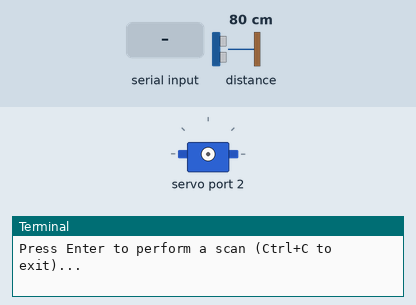
Simulated run of this program. Board: Raspberry Pi (BCM pin numbers) with a GoPiGo robot board. On the bench: servo, the last lines printed to the terminal. The test bench sets the inputs (shaded band); at power-on: distance to the obstacle 80 cm. M1 is the left motor and M2 the right.

Above: at 1.2 s.
1.3 s: "5" typed at the terminal, then Enter
At 1.64 s:
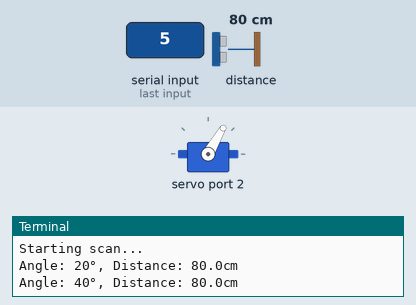
At 2.8 s:
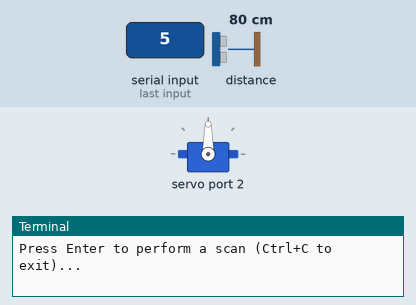
4.3 s: "90" typed at the terminal, then Enter
At 4.5 s:
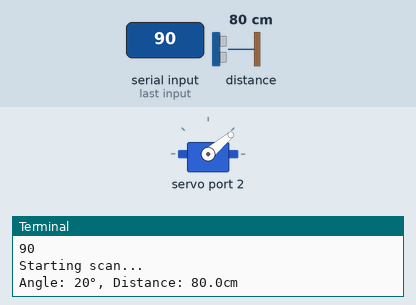
Timing chart, 0 to 7.3 s (numbered marks = the images above; inputs shaded):
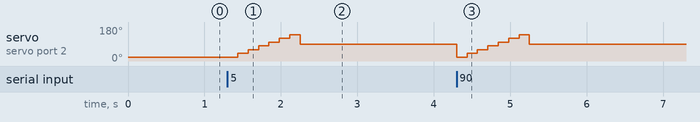

Measured:
- after the input at 1.3 s, servo on servo port 2: rises from 20° to 140° in 0.68 s, then falls to 90° in 0.14 s
- after the input at 4.3 s, servo on servo port 2: 90° → 20° at once, → 40° 0.14 s later, → 60° 0.14 s later, → 80° 0.14 s later, … (8 changes in this stretch)

The program:

radar_cli.py
```python
# Import required libraries
from easygopigo3 import EasyGoPiGo3  # Import the GoPiGo3 robot control library
import time  # Import time library for adding delays
import math  # Import math library for trigonometric calculations
LEFT = 20
RIGHT = 160
CENTER = 85


class DistanceScanner:
    # This class handles all the scanning functionality for the GoPiGo3 robot
    def __init__(self):
        # This is the constructor method - it runs when we create a new DistanceScanner object

        # Create a GoPiGo3 object to control the robot
        self.gpg = EasyGoPiGo3()

        # Initialize the distance sensor on port AD1
        # The distance sensor measures how far away objects are
        self.distance_sensor = self.gpg.init_distance_sensor("AD1")

        # Initialize the servo motor on port SERVO2
        # The servo motor will rotate the distance sensor to different angles
        self.servo2 = self.gpg.init_servo("SERVO2")

        # Set up scanning parameters
        # range(20, 160, 20) creates a sequence: 20, 40, 60, 80, 100, 120, 140
        # These are the angles (in degrees) where the servo will take measurements
        self.scan_range = range(LEFT, RIGHT, LEFT)

        # Time to wait after moving servo (in seconds)
        # This gives the servo time to reach its position
        self.servo_delay = 0.1

        # Create an empty list to store scan results
        self.scan_results = []

# --------------------------- MOVE SERVO --------------------------------- #
    def move_servo(self, angle):
        """Move servo to specified angle and wait for it to reach position"""
        # Tell the servo motor to move to the specified angle
        self.servo2.rotate_servo(angle)
        # Wait for the servo to reach its position
        time.sleep(self.servo_delay)

# --------------------------TAKE MEASUREMENT ----------------------------- #
    def take_measurement(self):
        """Take a distance measurement and return it in centimeters"""
        # Read distance in millimeters and convert to centimeters by dividing by 10
        return self.distance_sensor.read_mm() / 10

# ------------------------ PERFORM SCAN ---------------------------------- #
    def perform_scan(self):
        """Perform a full scan and store results"""
        # Clear any previous scan results
        self.scan_results = []

        print("Starting scan...")
        # For each angle in our scan range
        for angle in self.scan_range:
            # Move the servo to the current angle
            self.move_servo(angle)

            # Take a distance measurement
            distance = self.take_measurement()

            # Store the angle and distance in our results list
            # Each result is stored as a dictionary with 'angle' and 'distance' keys
            self.scan_results.append({
                'angle': angle,
                'distance': distance
            })

            # Print the current measurement
            print(f"Angle: {angle}°, Distance: {distance:.1f}cm")

        # After scanning, return servo to center position (90 degrees)
        self.move_servo(90)

# ------------------ PRINT _ ASCII VISUALIZATION ------------------------- #
    def print_ascii_visualization(self):
        """Create a simple ASCII visualization of the scan results"""
        # Print explanation of the visualization
        print("\nScan Visualization (top-down view):")
        print("Robot is at 'R', * represents detected objects")
        print("Each character represents approximately 20cm\n")

        # Create a 2D grid for our visualization
        width = 41  # Must be odd to have a center point
        height = 21
        # Create empty grid filled with spaces
        grid = [[' ' for _ in range(width)] for _ in range(height)]

        # Calculate center position for robot
        center_x = width // 2  # Center horizontally
        center_y = height - 1  # Bottom row
        # Place robot marker 'R' at center bottom
        grid[center_y][center_x] = 'R'

        # Set scale factor (20cm per character to show up to 400cm)
        scale = 0.05  # 1/20 = 0.05 (each grid unit represents 20cm)

        # Plot each scan point on the grid
        for point in self.scan_results:
            # Convert angle to radians and adjust so 90° is forward
            angle_rad = math.radians(point['angle'] - 90)

            # Convert real-world distance to grid units
            distance = point['distance'] * scale

            # Only plot points with valid distances (greater than 0)
            if distance > 0:
                # Calculate grid coordinates using trigonometry
                x = int(center_x + (distance * math.cos(angle_rad)))
                y = int(center_y - (distance * math.sin(angle_rad)))

                # If calculated position is within grid bounds
                if 0 <= x < width and 0 <= y < height:
                    # Place an asterisk '*' to mark detected object
                    grid[y][x] = '*'

        # Create distance markers (100cm, 200cm, 300cm, 400cm)
        # Convert real distances to grid units
        markers = [100, 200, 300, 400]  # distances in cm
        for distance in markers:
            grid_dist = int(distance * scale)
            if grid_dist < height:
                grid[height - 1 - grid_dist][center_x] = '+'  # Forward marker

        # Create border for visualization
        border = '+' + '-' * (width) + '+'
        print(border)

        # Print each row of the grid with side borders
        for i, row in enumerate(grid):
            # Add distance labels on the right side for marker rows
            distance_label = ""
            for marker in markers:
                if height - 1 - i == int(marker * scale):
                    distance_label = f" {marker}cm"
                    break
            print('|' + ''.join(row) + '|' + distance_label)

        print(border)
        print("\nScale: Each character represents approximately 20cm")
        print("Maximum visualization range: ~400cm")
        print("'+' marks show 100cm, 200cm, 300cm, and 400cm distances")

# ------------------------ RESET GOPIGO ---------------------------------- #
    def reset(self):
        self.servo2.disable_servo()
        self.gpg.reset_all()


def main():
    # Create a new DistanceScanner object
    scanner = DistanceScanner()

    try:
        # Main program loop
        while True:
            # Wait for user to press Enter
            input("Press Enter to perform a scan (Ctrl+C to exit)...")
            # Perform scan and get results
            scanner.perform_scan()
            # Show visualization of results
            scanner.print_ascii_visualization()

    except KeyboardInterrupt:
        # If user presses Ctrl+C, exit gracefully
        print("\nScanning terminated by user")
        # Return servo to center position before exiting
        scanner.move_servo(90)
        scanner.reset()


if __name__ == "__main__":
    main()
```
